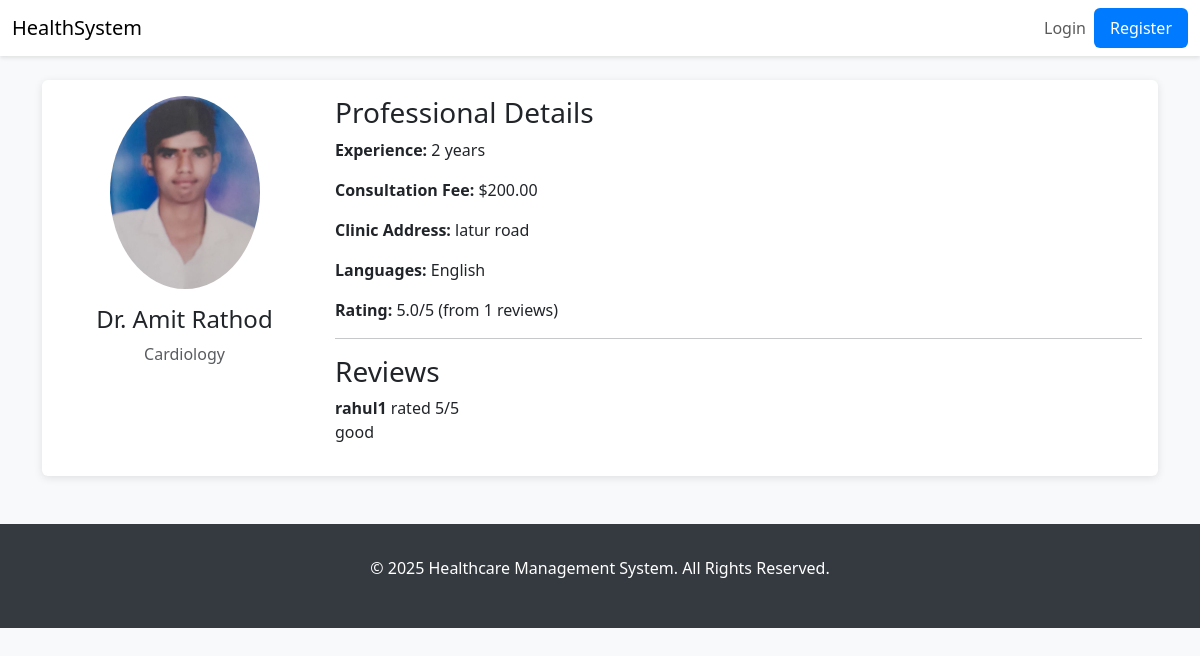
The page /doctors/1/ on the database its author committed.
### core/models.py (models this page shows, shortened)
class Doctor(models.Model):
    user = models.OneToOneField(settings.AUTH_USER_MODEL, on_delete=models.CASCADE, limit_choices_to={'role': 'doctor'})
    specializations = models.ManyToManyField(Specialization, related_name='doctors')
    experience_years = models.PositiveIntegerField(
        validators=[MinValueValidator(0), MaxValueValidator(60)]
    )
    consultation_fee = models.DecimalField(
        max_digits=10,
        decimal_places=2,
        validators=[MinValueValidator(0)]
    )
    license_number = models.CharField(max_length=50, unique=True)
    clinic_address = models.TextField()
    available_days = models.CharField(max_length=50)  # e.g., "Mon,Tue,Wed,Fri"
    available_from = models.TimeField()
    available_to = models.TimeField()
    is_active = models.BooleanField(default=True)
    education = models.TextField(default='', blank=True)
    languages = models.CharField(max_length=200, default="English")  # Comma-separated languages
    awards = models.TextField(blank=True, null=True)
    created_at = models.DateTimeField(auto_now_add=True)
    updated_at = models.DateTimeField(auto_now=True)
    class Meta:
        verbose_name = "Doctor"
        verbose_name_plural = "Doctors"
        ordering = ['-created_at']

class Profile(models.Model):
    GENDER_CHOICES = [
        ('male', 'Male'),
        ('female', 'Female'),
        ('other', 'Other'),
        ('prefer_not_to_say', 'Prefer not to say'),
    ]
    user = models.OneToOneField(settings.AUTH_USER_MODEL, on_delete=models.CASCADE, related_name='profile')
    profile_picture = models.ImageField(
        upload_to=profile_picture_upload_path,
        blank=True,
        null=True,
        validators=[FileExtensionValidator(allowed_extensions=['jpg', 'jpeg', 'png'])]
    )
    bio = models.TextField(blank=True, null=True, max_length=500)
    date_of_birth = models.DateField(blank=True, null=True)
    gender = models.CharField(max_length=20, choices=GENDER_CHOICES, blank=True, null=True)
    address = models.TextField(blank=True, null=True)
    created_at = models.DateTimeField(auto_now_add=True)
    updated_at = models.DateTimeField(auto_now=True)
    class Meta:
        verbose_name = "User Profile"
        verbose_name_plural = "User Profiles"
        ordering = ['-created_at']

class User(AbstractUser):
    ROLE_CHOICES = [
        ('patient', 'Patient'),
        ('doctor', 'Doctor'),
        ('admin', 'Admin'),
    ]
    role = models.CharField(max_length=10, choices=ROLE_CHOICES, default='patient')
    phone = models.CharField(
        max_length=15,
        blank=True,
        null=True,
        validators=[RegexValidator(r'^\+?1?\d{9,15}$', 'Enter a valid phone number.')]
    )
    is_verified = models.BooleanField(default=False)

class Specialization(models.Model):
    name = models.CharField(max_length=100, unique=True)
    slug = models.SlugField(unique=True, blank=True)
    description = models.TextField(blank=True, null=True)
    icon = models.CharField(max_length=50, blank=True, null=True)  # For icon class or image reference
    created_at = models.DateTimeField(auto_now_add=True)  # auto timestamp
    updated_at = models.DateTimeField(auto_now=True)
    class Meta:
        verbose_name = "Specialization"
        verbose_name_plural = "Specializations"
        ordering = ['name']

class Review(models.Model):
    appointment = models.OneToOneField(Appointment, on_delete=models.CASCADE, related_name='review')
    rating = models.PositiveIntegerField(
        validators=[MinValueValidator(1), MaxValueValidator(5)],
        help_text="Rating from 1 (worst) to 5 (best)"
    )
    comment = models.TextField(blank=True, null=True)
    doctor_response = models.TextField(blank=True, null=True)
    is_anonymous = models.BooleanField(default=False)
    created_at = models.DateTimeField(auto_now_add=True)
    updated_at = models.DateTimeField(auto_now=True)
    class Meta:
        verbose_name = "Review"
        verbose_name_plural = "Reviews"
        ordering = ['-created_at']

class Appointment(models.Model):
    STATUS_CHOICES = [
        ('pending', 'Pending'),
        ('confirmed', 'Confirmed'),
        ('cancelled', 'Cancelled'),
        ('completed', 'Completed'),
        ('rescheduled', 'Rescheduled'),
    ]
    PAYMENT_STATUS_CHOICES = [
        ('pending', 'Pending'),
        ('paid', 'Paid'),
        ('failed', 'Failed'),
        ('refunded', 'Refunded'),
    ]
    patient = models.ForeignKey(Patient, on_delete=models.CASCADE, related_name='appointments')
    doctor = models.ForeignKey(Doctor, on_delete=models.CASCADE, related_name='appointments')
    appointment_number = models.CharField(max_length=20, unique=True, blank=True)
    appointment_date = models.DateField()
    appointment_time = models.TimeField()
    end_time = models.TimeField(blank=True, null=True)
    reason = models.TextField(blank=True, null=True)
    status = models.CharField(max_length=20, choices=STATUS_CHOICES, default='pending')
    payment_status = models.CharField(max_length=20, choices=PAYMENT_STATUS_CHOICES, default='pending')
    meeting_link = models.URLField(blank=True, null=True)
    notes = models.TextField(blank=True, null=True)
    is_reminder_sent = models.BooleanField(default=False)
    cancellation_reason = models.TextField(blank=True, null=True)
    created_at = models.DateTimeField(auto_now_add=True)
    updated_at = models.DateTimeField(auto_now=True)
    class Meta:
        verbose_name = "Appointment"
        verbose_name_plural = "Appointments"
        unique_together = ('doctor', 'appointment_date', 'appointment_time')
        ordering = ['-appointment_date', '-appointment_time']

class Patient(models.Model):
    BLOOD_GROUP_CHOICES = [
        ('A+', 'A+'), ('A-', 'A-'),
        ('B+', 'B+'), ('B-', 'B-'),
        ('AB+', 'AB+'), ('AB-', 'AB-'),
        ('O+', 'O+'), ('O-', 'O-'),
    ]
    user = models.OneToOneField(settings.AUTH_USER_MODEL, on_delete=models.CASCADE, limit_choices_to={'role': 'patient'})
    blood_group = models.CharField(max_length=3, choices=BLOOD_GROUP_CHOICES, blank=True, null=True)
    height = models.DecimalField(max_digits=5, decimal_places=2, blank=True, null=True, help_text="Height in cm")
    weight = models.DecimalField(max_digits=5, decimal_places=2, blank=True, null=True, help_text="Weight in kg")
    allergies = models.TextField(blank=True, null=True)
    chronic_conditions = models.TextField(blank=True, null=True)
    emergency_contact_name = models.CharField(max_length=100, blank=True, null=True)
    emergency_contact_phone = models.CharField(max_length=15, blank=True, null=True)
    emergency_contact_relation = models.CharField(max_length=50, blank=True, null=True)
    class Meta:
        verbose_name = "Patient"
        verbose_name_plural = "Patients"

### core/views.py (the view)
# urls.py: path('doctors/<int:pk>/', views.DoctorDetailView.as_view(), name='doctor_detail'),
class DoctorDetailView(DetailView):
    model = Doctor
    template_name = 'doctor_detail.html'
    context_object_name = 'doctor'
    def get_context_data(self, **kwargs):
        context = super().get_context_data(**kwargs)
        doctor = self.object
        reviews = Review.objects.filter(appointment__doctor=doctor).select_related('appointment__patient__user')
        context.update({
            'availability': DoctorAvailability.objects.filter(doctor=doctor, is_available=True),
            'reviews': reviews,
            'average_rating': reviews.aggregate(avg=Avg('rating'))['avg'],
            'review_count': reviews.count(),
            'is_patient': is_patient(self.request.user)
        })
        return context

### core/views.py (called while the page is built)
def is_patient(user): return user.is_authenticated and user.role == 'patient'

### templates/doctor_detail.html (shortened to what this page needs)
{% extends 'base.html' %}
{% load static %}
{% block content %}
<div class="card">
    <div class="card-body">
        <div class="row">
            <div class="col-md-3 text-center">
                {% if doctor.user.profile.profile_picture %}
                    <img src="{{ doctor.user.profile.profile_picture.url }}" alt="Dr. {{ doctor.user.get_full_name }}" class="img-fluid rounded-circle mb-3" style="max-width: 150px;">
                {% else %}
                    <img src="{% static 'images/default_avatar.png' %}" alt="Default Avatar" class="img-fluid rounded-circle mb-3" style="max-width: 150px;">
                {% endif %}
                 <h4>Dr. {{ doctor.user.get_full_name }}</h4>
                 <p class="text-muted">
                    {% for spec in doctor.specializations.all %}{{ spec.name }}{% if not forloop.last %}, {% endif %}{% endfor %}
                 </p>
            </div>
            <div class="col-md-9">
                <h3>Professional Details</h3>
                <p><strong>Experience:</strong> {{ doctor.experience_years }} years</p>
                <p><strong>Consultation Fee:</strong> ${{ doctor.consultation_fee }}</p>
                <p><strong>Clinic Address:</strong> {{ doctor.clinic_address }}</p>
                <p><strong>Languages:</strong> {{ doctor.languages }}</p>
                <p><strong>Rating:</strong> {{ average_rating|floatformat:1|default:"N/A" }}/5 (from {{ review_count }} reviews)</p>
                <hr>
                <h3>Reviews</h3>
                {% for review in reviews %}
                    <div class="mb-2">
                        <strong>{{ review.appointment.patient.user.username }}</strong> rated {{ review.rating }}/5
                        <p>{{ review.comment }}</p>
                    </div>
                {% empty %}
                    <p>No reviews yet.</p>
                {% endfor %}
            </div>
        </div>
    </div>
</div>
{% endblock %}

### templates/base.html (style rules this page uses)
body { background-color: #f8f9fa; }
.card { box-shadow: 0 2px 8px rgba(0,0,0,.1); border: none; }

### rows shown on the page
Doctor: user.profile.profile_picture (picture), user.get_full_name "Amit Rathod", experience_years "2", consultation_fee "200.00", clinic_address "latur road", languages "English"
Specialization: name "Cardiology"
Review: appointment.patient.user.username "rahul1", rating "5", comment "good"

### other values the page prints
{{ average_rating|floatformat:1|default:"N/A" }} "5.0"
{{ review_count }} "1"
